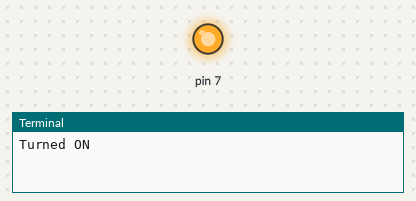
A program run on a simulated Raspberry Pi (header pin numbers). On the bench: output pins drawn as LEDs (lit = HIGH), the last lines printed to the terminal. At 10.0 s the program stops and its outputs stay as they are.

Above: at 0.1 s.
At 10.1 s:
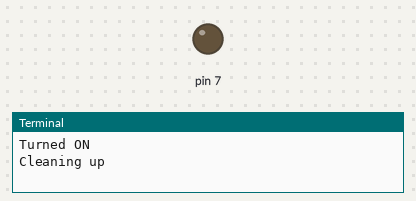
Timing chart, 0 to 11.5 s (numbered marks = the images above):
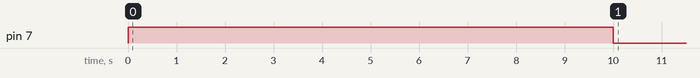

The program:

turnon.py
```python
#this turns on GPIO4 for 10 seconds
import RPi.GPIO as GPIO
import time

#initialize stuff
GPIO.setmode(GPIO.BOARD) #use the board pin numbers
GPIO.setup(7, GPIO.OUT)


#turn on, CTRL+C to CANCEL/exit
try:
    GPIO.output(7, True)
    print("Turned ON")
    time.sleep(10)
except KeyboardInterrupt:
    print("Ended Early")

print("Cleaning up")
GPIO.cleanup()
```

Measured:
- by itself, pin 7: LOW → HIGH at 0.00 s, → LOW 10.0 s later
